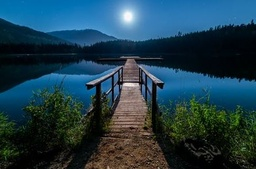
#> input picture images/img.jpg, 256 x 169 px, shrunk from 484 x 319 before the run
$ python em_seg.py
#> lines starting #> are read from the running program, lines starting #| are printed output that depends on the picture
# This is a pure copy paste of the EM_Image_Segmentation notebook

import numpy as np
from PIL import Image
from tqdm import tqdm

import matplotlib.pyplot as plt


# Define max number of iterations
EPOCHS = 30
# Define convergence tolerance
tol = 1e-4

path_to_image = '../images/img.jpg'

# Let's say we want to find 8 clusters in the image
K = 32


def image_to_data(image_data):
    '''
    Convert 3D image to 2D. From WxHxD to (WxH)xD.
    :param image_data: The image you want to convert
    :return: The new 2D image
    '''
    height, width, D = image_data.shape
    N = height * width
    X = np.zeros((N, D))
    for w in range(width):
        for h in range(height):
            n = h + (w - 1) * height
            X[n, 0] = image_data[h, w, 0]
            X[n, 1] = image_data[h, w, 1]
            X[n, 2] = image_data[h, w, 2]

    return X


def data_to_image(X, height, width):
    '''
    Convert the NxD matrix to WxHxD where WxH = N
    :param X: The image you want to convert to 3D
    :param height: The height your image should have
    :param width: The wifth your image should have
    :return: The new image in 3 dimensions
    '''
    N, D = X.shape
    newImage = np.zeros((height, width, D))
    for n in range(1, N+1):
        w = np.fix(n/height)
        if n % height != 0:
            w = w + 1
        h = n - (w - 1) * height
        newImage[int(h)-1, int(w)-1, :] = X[n-1, :]

    return newImage


# Get the image as a N X D matrix.
start_img = Image.open(path_to_image, 'r')
#> start_img is the input picture: PIL image 256x169 RGB; mean R, G, B 30.5, 61.5, 75.9
img_array = np.array(start_img)
X = image_to_data(img_array)
# Normalize pixel values
X = X/np.max(X)
# X = X/255
# get image properties.
height, width, D = img_array.shape
#> height = 169; width = 256; D = 3

# Get matrix properties.
N, D = X.shape
#> N = 43264

# Initialize the probabilities of gamma(Ζnk) as a numpy array of shape NxK filled with zeroes.
gamma = np.zeros((N, K))

# Initialize p (1 X K vector). It keeps the prior probality of cluster k.
p = np.zeros(K)
p[:K] = 1/K

# Initialize the m, K X D vector.
# m_k is the centroid of cluster k.
# Initialize m, using K random points from X.
m = X[np.random.randint(X.shape[0], size=K), :]
#> m = 32 rows, first 8: [0.0118, 0.125, 0.188], [0, 0.0471, 0.0941], [0.522, 0.412, 0.365], [0, 0.00392, 0], [0, 0, 0.00784], [0.145, 0.365, 0.494], [0.459, 0.357, 0.29], [0.208, 0.376, 0.541]

# The initialization value of sigma is essential on how the algorithm performs so tune it to your needs.
sigma = (0.1 * np.var(X)) * np.ones(K)
#> sigma = 32 values from 0.0047 to 0.0047


def maximum_likelihood(X, m, K, sigma, p):
    """ This function is used in order to compute the maximum likelihood using numerical stable way.
    :param X: The 2D representation of the image.
    :param m: A vector of length K with the cluster centers.
    :param K: Number of clusters we want to find.
    :param sigma: The covariance matrix which is a vector of length K.
    :param p: The apriori distribution.
    :return : The maximum log likelihood for the given parameters.
    """
    N, D = X.shape
    lhood = np.zeros((N, K))
    for k in range(K):
        for d in range(D):
            lhood[:, k] = lhood[:, k] + np.log(np.sqrt(2*np.pi*sigma[k])) + (((X[:, d] - m[k, d])*(X[:, d] - m[k, d])) / (2*sigma[k]))

        lhood[:, k] = np.log(p[k]) - lhood[:, k]

    maxF = np.amax(lhood, axis=1)
    repMax = np.tile(maxF, (K, 1)).T
    lhood = np.exp(lhood - repMax)
    # Convert to log likelihood
    likelihood = np.sum(maxF + np.log(np.sum(lhood, axis=1)))

    return likelihood

# Loop until convergence, or if maximum iterations are reached.
for e in tqdm(range(EPOCHS)):
    ##################################### EXPECTATION STEP #####################################
    s = np.zeros((N, K))
    for k in range(K):
        for d in range(D):
            s[:, k] = s[:, k] + np.log(np.sqrt(2*np.pi)*sigma[k]) + (((X[:, d] - m[k, d])*(X[:, d] - m[k, d])) / (2*sigma[k]))
        s[:, k] = np.log(p[k]) - s[:, k]

    s = np.exp(s)
    # Update gamma
    gamma = np.divide(s, (np.tile(np.sum(s, axis=1), (K, 1))).T)

    ##################################### MAXIMIZATION STEP #####################################
    sum_of_gamma = np.sum(gamma, axis=0)
    sk = np.zeros(K)
    for k in range(K):

        for d in range(D):
            m[k, d] = np.divide(np.dot(gamma[:, k].T, X[:, d]), sum_of_gamma[k])  # Calculate mean_new of k, d

        # Update sigma for each k using the new m
        inside_of_sigma = np.sum(np.multiply(X-m[k, :], X-m[k, :]), axis=1)
        sk[k] = np.sum(gamma[:, k]*inside_of_sigma)
        denom = np.sum(gamma[:, k])
        sk[k] = sk[k]/(D*denom)

    p = sum_of_gamma / N
    sigma = sk
#> after the loop, m = 32 rows, first 8: [0.147, 0.265, 0.283], [0.0081, 0.0575, 0.0943], [0.573, 0.502, 0.484], [0.0111, 0.0255, 0.024], [0.0622, 0.0958, 0.0416], [0.172, 0.353, 0.491], [0.462, 0.396, 0.36], [0.345, 0.465, 0.59]
    # Keep only significant values
    # sigma[sigma < 1e-06] = 1e-06

    ##################################### CHECK FOR CONVERGENCE #####################################
    # likelihoodNew = maximum_likelihood(X, m, K, sigma, p)

# Assign each data point to its closer cluster
maxK = np.argmax(gamma, axis=1)  # Nx1 for each pixel
# Get the new image where each pixel has the value of its closest center
clusteredX = m[maxK, :]

# Start plotting
fig, (ax1, ax2) = plt.subplots(1, 2, figsize=(15, 15))
# Convert image to 3D
threed_img = data_to_image(clusteredX, height, width)
#> after the loop in data_to_image, `for n in range(1, N+1):`:
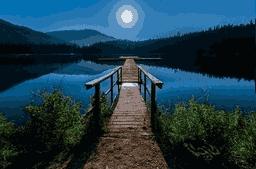
#> newImage: shape (169, 256, 3) float64; mean of channels 0, 1, 2 0.12, 0.241, 0.297; drawn as R, G, B
ax1.imshow(threed_img)
ax1.set_title('[Image with K={} colors] Segmentation by EM'.format(K))
# Set x-axis, y-axis
ax1.axes.set_xlabel('x-coordinate')
ax1.axes.set_ylabel('y-coordinate')

ax2.imshow(start_img)
ax2.set_title("[Initial Image]")
# Set x-axis, y-axis
ax2.axes.set_xlabel('x-coordinate')
ax2.axes.set_ylabel('y-coordinate')

plt.savefig("test_output.jpg")
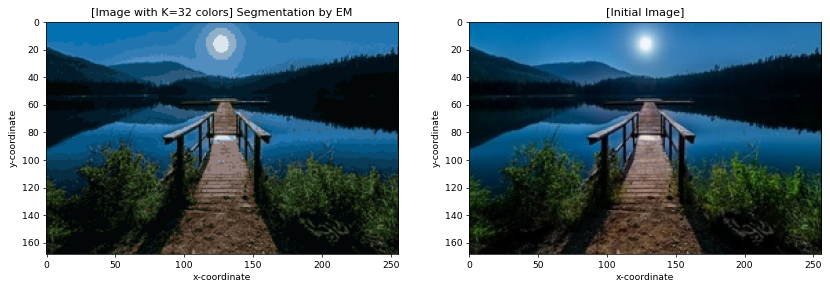
#> figure drawn by matplotlib, 2 panels
plt.show()
